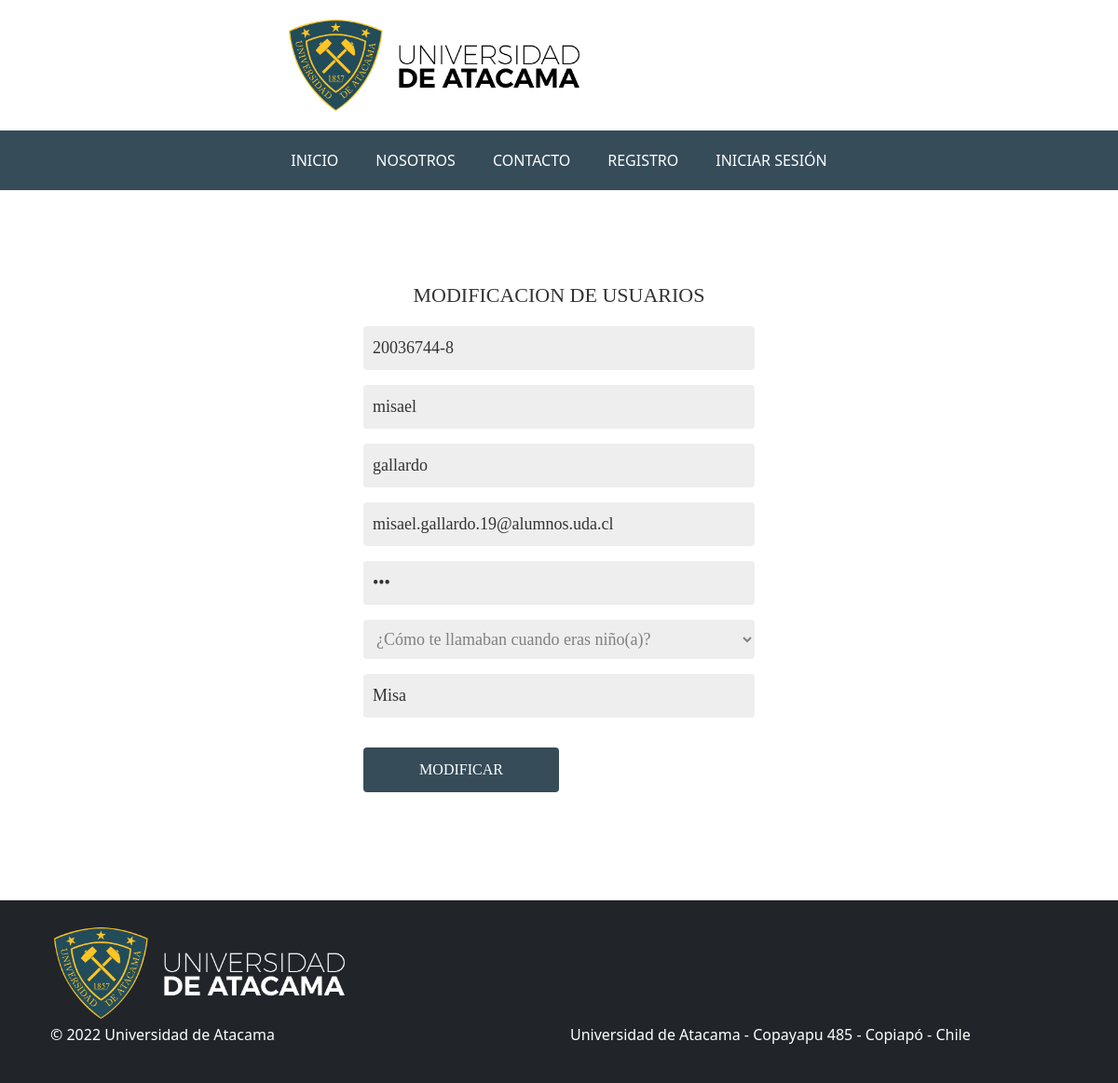
Page /modificarUsuario.php?Rut=20036744-8 on the committed database.
### tables this page shows
CREATE TABLE `usuarios` (
  `Rut` varchar(200) NOT NULL,
  `Nombre` varchar(200) NOT NULL,
  `Apellido` varchar(200) NOT NULL,
  `Contra` varchar(200) NOT NULL,
  `Correo` varchar(200) NOT NULL,
  `pregunta` varchar(200) NOT NULL,
  `respuesta` varchar(200) NOT NULL
);

### modificarUsuario.php (the view, shortened to what this page needs)
<?php
$Conexion=connect();
$rut=$_GET['Rut'];
$sql="SELECT * FROM usuarios WHERE Rut='$rut'";
$query=mysqli_query($Conexion,$sql);
$row=mysqli_fetch_array($query);
?>
<!DOCTYPE html>
<html lang="en">
<head>
    <link href="https://cdn.jsdelivr.net/npm/bootstrap@5.2.2/dist/css/bootstrap.min.css" rel="stylesheet">
    <link rel="stylesheet" href="style.css">
</head>
<body>
    <div class="container-fluid banner">
      <img src="img/logouda.png" alt="UDA">
    </div>
    <nav class="navbar navbar-dark navbar-expand-lg center bg-green nav-size">
      <div class="container-fluid">
        <div class="collapse navbar-collapse justify-content-center" id="navbarSupportedContent">
          <ul class="navbar-nav">
            <li class="navbar-item">
              <a class="navbar-link" aria-current="page" href="index.php">INICIO</a>
            </li>
            <li class="nav-item">
              <a class="navbar-link" href="Nosotros.php">NOSOTROS</a>
            </li>
            <li class="nav-item">
              <a class="navbar-link" href="Contacto.php">CONTACTO</a>
            </li>
          </ul>
        </div>
      </div>
    </nav>
    <form class="form-register form-noModal" autocomplete="off" action="Actions/updateUsuario.php" method="POST">
        <h4>MODIFICACION DE USUARIOS</h4>
        <input class="controls" type="text" name="Rut" id="Rut" value="<?php echo $row['Rut'] ?>" placeholder="Ingrese su Run" pattern="[0-9]{7,8}-[0-9kK]{1}" Title="Ingrese su run, sin puntos y con guíon" required>
        <input class="controls" type="text" name="Nombre" id="Nombre" value="<?php echo $row['Nombre'] ?>" placeholder="Ingrese sus Nombres" pattern="[a-zA-ZñÑüÜáéíóúÁÉÍÓÚ ]{1,200}" Title="Solo puede usar letras, tildes y espacios" required>
        <input class="controls" type="text" name="Apellido" id="Apellido" value="<?php echo $row['Apellido'] ?>" placeholder="Ingrese sus Apellidos" pattern="[a-zA-ZñÑüÜáéíóúÁÉÍÓÚ ]{1,200}" Title="Solo puede usar letras, tildes y espacios" required>
        <input class="controls" type="email" name="Correo" id="Correo" value="<?php echo $row['Correo'] ?>" placeholder="Ingrese su Correo" pattern="[a-z]{1,100}.[a-z]{1,100}.[0-9]{1,2}@alumnos.uda.cl" Title="Debe ingresar su correo institucional" required>
        <input class="controls" type="password" name="Contra" id="Contra" value="<?php echo $row['Contra'] ?>" placeholder="Ingrese su Contraseña" pattern="[0-9a-zA-Z ]{3,50}" Title="Solo puede usar letras, números y espacios. La contraseña debe contener mínimo 5 caracteres" required>
        <select class="controls" id="pregunta" name="pregunta" required>
        <option value="" disabled selected><?php echo $row['pregunta'] ?></option>
        </select>
        <input type="text" value="<?php echo $row['respuesta'] ?>" placeholder="Ingrese una respuesta" id="respuesta" name="respuesta" class="controls" required>
        <input class="botones" type="submit" value="MODIFICAR">
    </form>
</body>
<footer class="bg-dark  text-center text-lg-start">
  <div class="container p-4">
    <div class="row">
      <div col-6>
        <img src="img/logouda-white.png" alt="Uda">
      </div>
    </div>
    <div class="row">
      <div class="col-lg-6 col-md-12 mb-4 mb-md-0">
        <p>
          © 2022 Universidad de Atacama
        </p>
      </div>
      <div class="col-lg-6 col-md-12 mb-4 mb-md-0">
        <p>
          Universidad de Atacama - Copayapu 485 - Copiapó - Chile
        </p>
      </div>
    </div>
  </div>
</footer>
</html>

### style.css (style rules this page uses)
.bg-green { background: rgb(54,76,89); }
.banner { height: 140px; background-color: white; }
.banner img { position: relative; margin-left: 25%; margin-top: 16px; height: 108px; }
.navbar-link { size: 14px; color: rgb(255, 255, 255); text-decoration: none; margin: 20px; }
.nav-size { height: 64px; }
body { display: flex; flex-direction: column; margin: 0; min-height: 100vh; }
footer { color: white; bottom: 0px; width: 100%; margin-bottom: auto; }
footer img { height: 108px; }
img { max-width: 100%; }
* { margin: 0; padding: 0; box-sizing: border-box; }
.form-register { width: 100%; padding: 30px; margin: 0; border-radius: 4px; font-family: 'calibri'; color: #333; }
.form-noModal { width: 40%; margin: auto; margin-top: 70px; margin-bottom: 70px; }
.form-register h4 { font-size: 22px; margin-bottom: 20px; text-align: center; }
.controls { width: 100%; background: #EEE; padding: 10px; margin-bottom: 16px; border-radius: 4px; border: transparent; font-family: 'calibri'; font-size: 18px; color: #333; }
.botones { width: 50%; background: rgb(54,76,89); border: none; padding: 12px; color: white; margin: 16px 0; font-size: 16px; border-radius: 4px; transition: 0.5s all ease; }
select:required:invalid { color: gray; }
option[value=""][disabled] { display:none; }
option { color: #333; }

### rows in the picture
usuarios: Rut "20036744-8", Nombre "misael", Apellido "gallardo", Correo "misael.gallardo.19@alumnos.uda.cl", pregunta "¿Cómo te llamaban cuando eras niño(a)?", respuesta "Misa"
